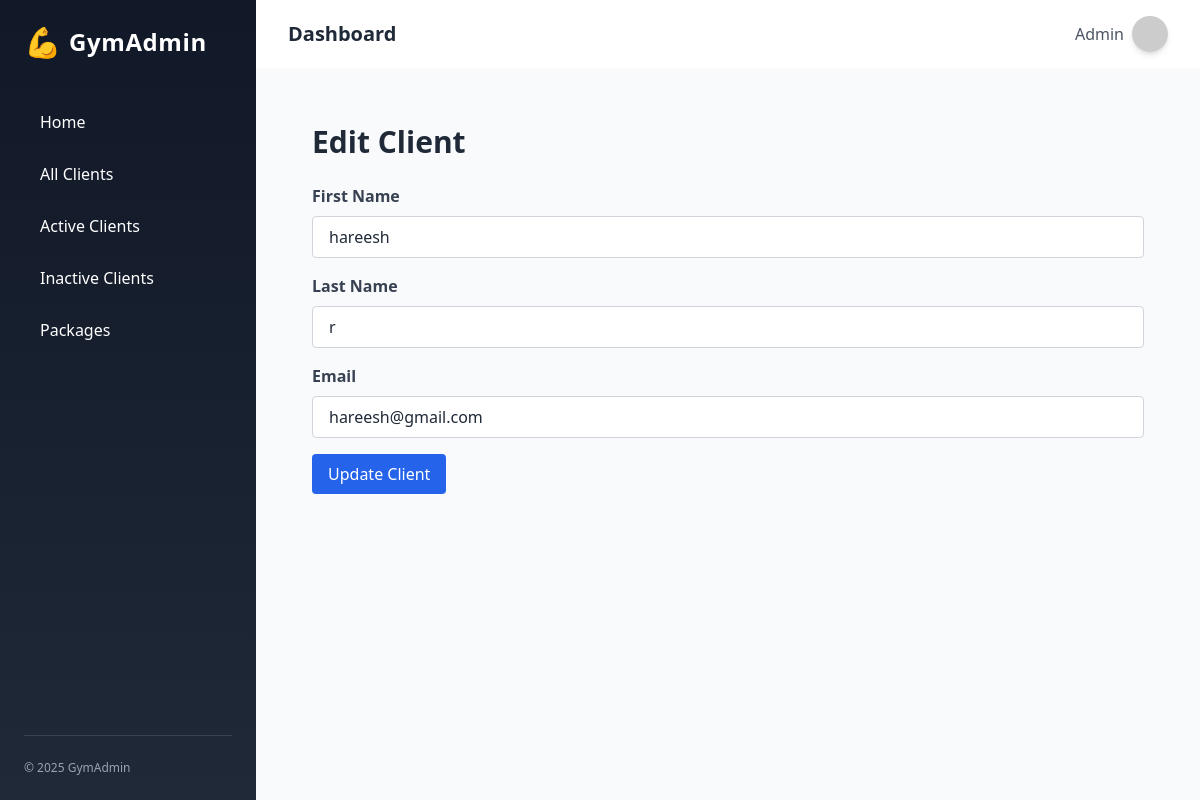
The page /clients/edit/1 on the database its author committed.
### app/models/client.py (models this page shows, shortened)
class Client(db.Model):
    __tablename__ = 'clients'
    id = db.Column(db.Integer, primary_key=True)
    first_name = db.Column(db.String(100), nullable=False)
    middle_name = db.Column(db.String(100))
    last_name = db.Column(db.String(100))
    email = db.Column(db.String(120), unique=True)
    contact = db.Column(db.String(20), nullable=False)
    gender = db.Column(db.String(10))
    address = db.Column(db.Text)
    status = db.Column(db.String(10), default='Active')  # Active / Inactive
    start_date = db.Column(db.Date)
    end_date = db.Column(db.Date)
    billing_date = db.Column(db.Date)
    duration = db.Column(db.String(20))  # e.g., '3 months', '6 months'
    payment_method = db.Column(db.String(50))
    package_id = db.Column(db.Integer, db.ForeignKey('packages.id'))
    trainer_id = db.Column(db.Integer, db.ForeignKey('trainers.id'))
    package = db.relationship("Package", back_populates="clients")
    trainer = db.relationship("Trainer", back_populates="clients")
    created_at = db.Column(db.DateTime, default=datetime.utcnow)

### app/routes/clients.py (the view, shortened to what this page needs)
@clients_bp.route('/edit/<int:client_id>', methods=['GET', 'POST'])
def edit_client(client_id):
    client = Client.query.get_or_404(client_id)
    return render_template('edit_client.html', client=client)

### app/templates/edit_client.html (shortened to what this page needs)
{% extends 'base.html' %}
{% block content %}
<div class="p-6">
    <h1 class="text-3xl font-bold mb-6">Edit Client</h1>
    <form action="{{ url_for('clients.edit_client', client_id=client.id) }}" method="POST" class="space-y-4">
        <div>
            <label for="first_name" class="block text-gray-700 font-bold mb-2">First Name</label>
            <input type="text" name="first_name" id="first_name" value="{{ client.first_name }}" class="border border-gray-300 rounded px-4 py-2 w-full" required>
        </div>
        <div>
            <label for="last_name" class="block text-gray-700 font-bold mb-2">Last Name</label>
            <input type="text" name="last_name" id="last_name" value="{{ client.last_name }}" class="border border-gray-300 rounded px-4 py-2 w-full" required>
        </div>
        <div>
            <label for="email" class="block text-gray-700 font-bold mb-2">Email</label>
            <input type="email" name="email" id="email" value="{{ client.email }}" class="border border-gray-300 rounded px-4 py-2 w-full" required>
        </div>
        <button type="submit" class="bg-blue-600 text-white px-4 py-2 rounded hover:bg-blue-700">Update Client</button>
    </form>
</div>
{% endblock %}

### rows shown on the page
Client: first_name "hareesh", last_name "r", email "hareesh@gmail.com"
